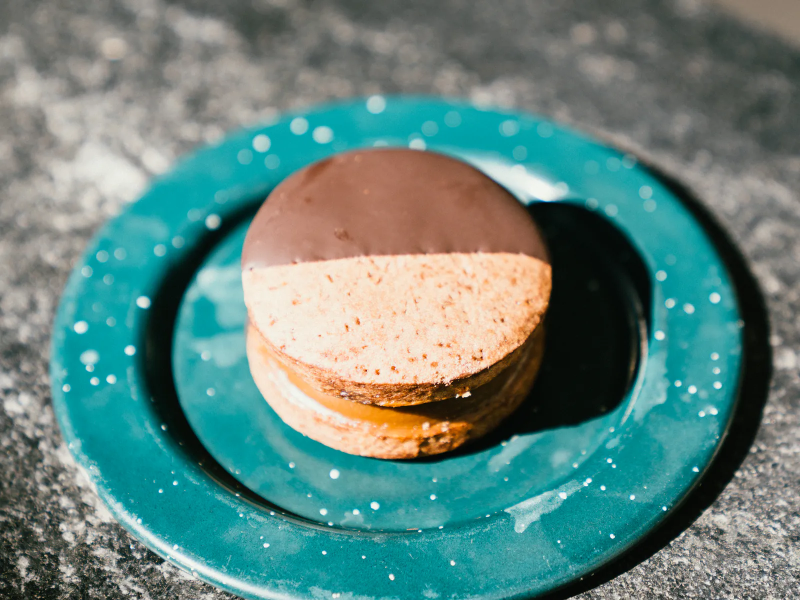
#> input picture assets/images/alfajor-1600.webp, 1600 x 1200 px, given in place of _A744433.jpg, which was not available (shown at 1/2 size)
$ python build-images.py ../assets/images
#> lines starting #> are read from the running program, lines starting #| are printed output that depends on the picture; pictures that were not available may be replaced by others from this repository, and a replacement may not be noted
#> in load, returned value is the input picture: PIL image 1600x1200 RGB; mean R, G, B 99, 133, 126.9
#!/usr/bin/env python3
"""Recorta y exporta las fotos del sitio a WebP en varios anchos.

Uso:  python3 scripts/build-images.py <carpeta-con-originales>

Requiere Pillow y cwebp (brew install webp). Cada slot se recorta a 4:3
con un punto focal (fx, fy en 0..1) y se exporta a 480/800/1200/1600 px en
assets/images/<slot>-<ancho>.webp. También regenera og-<nombre>.jpg (1200x630).
Para agregar o cambiar una foto, editá SLOTS y volvé a correr el script.
"""
import os, subprocess, sys
from PIL import Image, ImageOps

SLOTS = {
    # slot        (archivo original,  aspecto, focal[, zoom])  — cada foto se usa UNA sola vez en el sitio
    # home
    'fachada':       ('_A744433.jpg', (4, 3), (0.5, 0.5)),        # hero principal
    'hogaza':        ('_A744449.jpg', (4, 3), (0.5, 1.0), 0.7),   # hero: hogazas adelante, equipo detrás
    'cafe':          ('_A744557.jpg', (4, 3), (0.5, 0.5)),        # hero: latte
    'medialuna':     ('_A744542.jpg', (4, 3), (0.5, 0.5)),        # hero: medialuna
    'manos':         ('_A744474.jpg', (4, 3), (0.5, 0.5)),        # hero: palo de amasar
    'corte':         ('_A744463.jpg', (4, 3), (0.5, 0.5)),        # happenings: cortando masa
    'desayuno':      ('_A744565.jpg', (4, 3), (0.5, 0.5)),        # happenings: croissant + latte
    'patio':         ('_A744498.jpg', (4, 3), (0.5, 0.5)),        # happenings: patio
    'hogazas-carro': ('_A744452.jpg', (4, 3), (0.3, 1.0), 0.65),  # carta: hogazas en el carro
    'cafe-negro':    ('_A744575-Editar.jpg', (4, 3), (0.5, 0.5)), # carta: café negro en vaso
    'mesa':          ('_A744596.jpg', (4, 3), (0.5, 0.5)),        # carta: mesa con uso real
    'laminados':     ('_A744569.jpg', (4, 3), (0.5, 0.5)),        # carta: croissant + medialuna
    'horno':         ('_A744492.jpg', (4, 3), (0.5, 0.5)),        # proceso: panadera junto a los hornos
    'mostrador':     ('_A744511.jpg', (4, 3), (0.6, 0.5)),        # nosotros: panadera y vitrina de panes
    # bakery B2B
    'equipo':        ('_A744503.jpg', (4, 3), (0.5, 0.5)),        # panadería: equipo produciendo
    'roll':          ('_A744551.jpg', (4, 3), (0.5, 0.5)),        # laminados: roll de canela
    'alfajor':       ('_A744585.jpg', (4, 3), (0.5, 0.5)),        # pastelería: alfajor
    'congelados':    ('_A744482.jpg', (4, 3), (0.5, 0.5)),        # congelados: bloque de masa laminada
    'hornos':        ('_A744488.jpg', (4, 3), (0.5, 0.5)),        # por qué: hornos
    # páginas de contenido
    'hogazas-masa':  ('_A744454.jpg', (4, 3), (0.5, 0.9), 0.92), # /masa-madre: hogazas en el carro y la panadería detrás (hero)
    'vitrina':       ('_A744505.jpg', (4, 3), (0.62, 0.5)),       # /masa-madre: panadera con la vitrina de panes
    'ventana':       ('_A744524.jpg', (4, 3), (0.5, 0.5)),        # /masa-madre: la panadería desde la ventana
    'cocina':        ('_A744597.jpg', (4, 3), (0.5, 0.5)),        # /masa-madre: cocina y equipo
    'cafe-alfajor':  ('_A744593.jpg', (4, 3), (0.5, 0.5)),        # /cafe-especialidad: café + alfajor
    'mesas':         ('_A744513.jpg', (4, 3), (0.5, 0.45)),       # /cafe-especialidad: clientes en el patio
    'laminadora':    ('_A744477.jpg', (4, 3), (0.5, 0.5)),        # /laminados: pasando la masa por la laminadora
    'medialuna-2':   ('_A744545.jpg', (4, 3), (0.5, 0.5)),        # /laminados: medialuna (hero)
    'roll-2':        ('_A744554.jpg', (4, 3), (0.5, 0.5)),        # /laminados: roll de canela
    'cartel':        ('_A744437.jpg', (4, 3), (0.5, 0.45)),       # /centro-cordoba: cartel en la fachada
    'puerta':        ('_A744537.jpg', (4, 3), (0.5, 0.5)),        # /centro-cordoba: puerta abierta a la calle
    'salon':         ('_A744584.jpg', (4, 3), (0.5, 0.5)),        # /centro-cordoba: salón interior
    'santa-teresa':  ('IMG_1618-santa-teresa.jpg', (4, 3), (0.5, 0.6)), # /centro-cordoba: convento de Santa Teresa y cúpula de la Catedral (foto de Alfredo)
    'mesa-cafes':    ('_A744589.jpg', (4, 3), (0.5, 0.5)),        # /desayuno: dos cafés en la mesa, luz de la mañana
    'entrada-manana':('_A744443.jpg', (4, 3), (0.25, 0.55), 0.85), # /desayuno: puerta abierta, mesas y luz de la mañana
    'bebida-fresca': ('_A744441.jpg', (4, 3), (0.5, 0.5)),        # /almuerzo: vaso con bebida fresca sobre la mesa
    'cocina-ventana':('_A744516.jpg', (4, 3), (0.5, 0.5)),        # /almuerzo: la cocina vista desde la ventana
}
# og-<nombre>.jpg 1200x630: (original, focal)
SQUARE = {'fachada': ('_A744433.jpg', (0.5, 0.5))}
OG = {
    'honesto': ('_A744433.jpg', (0.5, 0.5)),   # fachada (home)
    'bakery':  ('_A744449.jpg', (0.5, 0.42)),  # cocina / producción (bakery B2B)
}
WIDTHS = (480, 800, 1200, 1600)
OUT = os.path.join(os.path.dirname(__file__), '..', 'assets', 'images')


def crop(im, aspect, focal, zoom=1.0):
    """zoom < 1 recorta más cerca (fracción del encuadre máximo)."""
#> called with aspect = (4, 3), focal = (0.5, 0.5), zoom = 1
    W, H = im.size
#> W = 1600; H = 1200
    aw, ah = aspect
    if W / H > aw / ah:
        cw, ch = int(H * aw / ah), H
    else:
        cw, ch = W, int(W * ah / aw)
#> cw = 1600; ch = 1200
    cw, ch = int(cw * zoom), int(ch * zoom)
    fx, fy = focal
    x = min(max(int(fx * W - cw / 2), 0), W - cw)
#> x = 0
    y = min(max(int(fy * H - ch / 2), 0), H - ch)
#> y = 0
    return im.crop((x, y, x + cw, y + ch))


def load(src_dir, name):
    return ImageOps.exif_transpose(Image.open(os.path.join(src_dir, name))).convert('RGB')


def main(src_dir):
    os.makedirs(OUT, exist_ok=True)
    for slot, spec in SLOTS.items():
        src, aspect, focal = spec[:3]
        zoom = spec[3] if len(spec) > 3 else 1.0
        c = crop(load(src_dir, src), aspect, focal, zoom)
        for w in WIDTHS:
            tmp = os.path.join(OUT, f'{slot}-{w}.png')
            c.resize((w, round(w * aspect[1] / aspect[0])), Image.LANCZOS).save(tmp)
            subprocess.run(['cwebp', '-quiet', '-q', '80', '-m', '6', '-sharp_yuv', tmp,
                            '-o', os.path.join(OUT, f'{slot}-{w}.webp')], check=True)
            os.remove(tmp)
#> this loop made 1 pass
#> pass 1, in main, `c.resize((w, round(w * aspect[1] / aspect[0])), Image.LANCZOS).save(tmp)`:
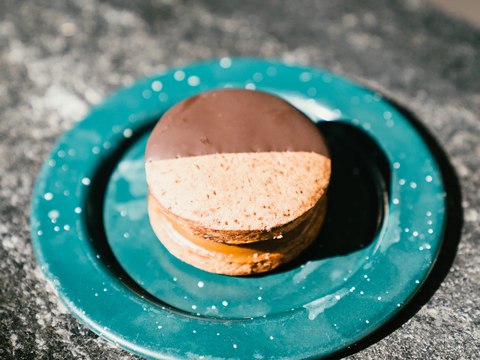
#> saved as fachada-480.png: PIL image 480x360 RGB; mean R, G, B 99, 133, 126.9
        print('ok', slot)
    for name, (src, focal) in OG.items():
        og = crop(load(src_dir, src), (1200, 630), focal).resize((1200, 630), Image.LANCZOS)
        og.save(os.path.join(OUT, f'og-{name}.jpg'), quality=85, optimize=True, progressive=True)
        print('ok', f'og-{name}.jpg')
    # 1:1 y 4:3 en JPG para el schema (Google pide 16:9, 4:3 y 1:1 para LocalBusiness/Organization)
    for name, (src, focal) in SQUARE.items():
        im = load(src_dir, src)
        crop(im, (1, 1), focal).resize((1200, 1200), Image.LANCZOS).save(os.path.join(OUT, f'{name}-1x1.jpg'), quality=85, optimize=True, progressive=True)
        crop(im, (4, 3), focal).resize((1200, 900), Image.LANCZOS).save(os.path.join(OUT, f'{name}-4x3.jpg'), quality=85, optimize=True, progressive=True)
        print('ok', f'{name}-1x1.jpg', f'{name}-4x3.jpg')


if __name__ == '__main__':
    if len(sys.argv) != 2:
        sys.exit(__doc__)
    main(sys.argv[1])
#> (the call stopped at in main, `subprocess.run(['cwebp', '-quiet', '-q', '80', '-m', '6', '-sharp_yuv'..`: subprocess is not available in this run)

$ run again, on assets/images/cafe-alfajor-1200.webp
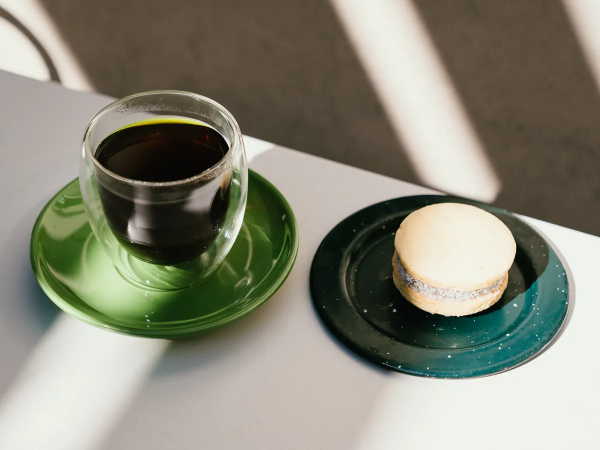
#> input picture assets/images/cafe-alfajor-1200.webp, 1200 x 900 px, given in place of _A744433.jpg, which was not available (shown at 1/2 size)
#> in load, returned value is the input picture: PIL image 1200x900 RGB; mean R, G, B 137, 136.5, 121
#> W = 1200; H = 900
#> cw = 1200; ch = 900
#> x = 0
#> the loop in main, `for w in WIDTHS:` made 1 pass
#> pass 1, in main, `c.resize((w, round(w * aspect[1] / aspect[0])), Image.LANCZOS).save(tmp)`:
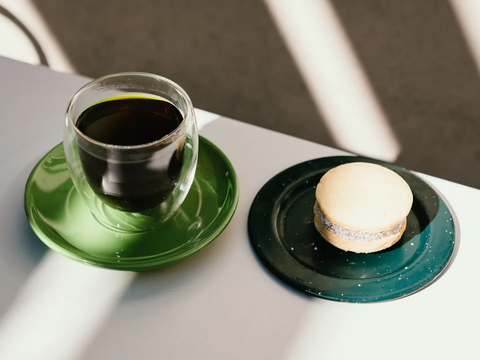
#> saved as fachada-480.png: PIL image 480x360 RGB; mean R, G, B 137, 136.5, 121
